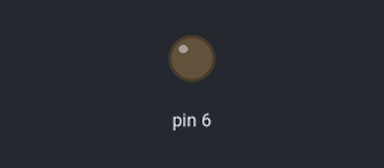
A sketch run on a simulated Arduino Uno, built with avr-gcc and run on an emulated ATmega328P. Shown: output pins drawn as LEDs (lit = HIGH).

Above: at 0.05 s.
At 3.2 s:
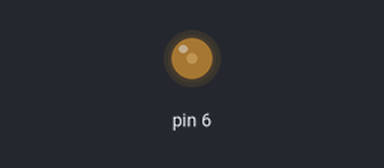
At 6.4 s:
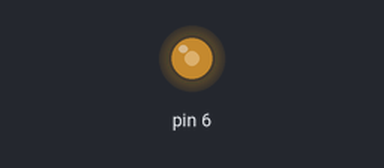
At 12.8 s:
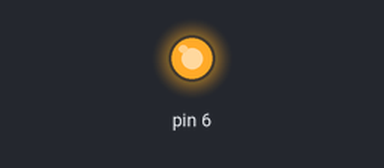
Timing chart, 0 to 16.6 s (numbered marks = the images above):
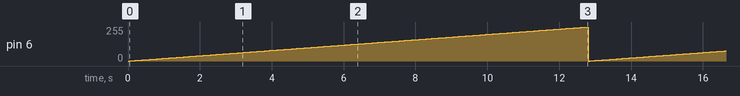

The sketch:

pwm2.ino
```cpp
#include<avr/io.h>

void pwm_inter(){
  TCCR0A= (1<<COM0A1) | (1<<WGM01) | (1<<WGM00) ;
  TCCR0B=(1<<CS00);
  TCNT0=0;
  DDRD |= (1 << DDD6);
}

int main(){

  pwm_inter();
  while(1){
    for (uint8_t i=0;i<255;i++){
      OCR0A=i;
      _delay_ms(50);
    }
    for(uint8_t i=255;i>=0;i++){
      OCR0A=i;
      _delay_ms(50);
    }
  }
}
```

Measured:
- by itself, pin 6: ramps from 0/255 to 255/255 and jumps back, once every 12.8 s
